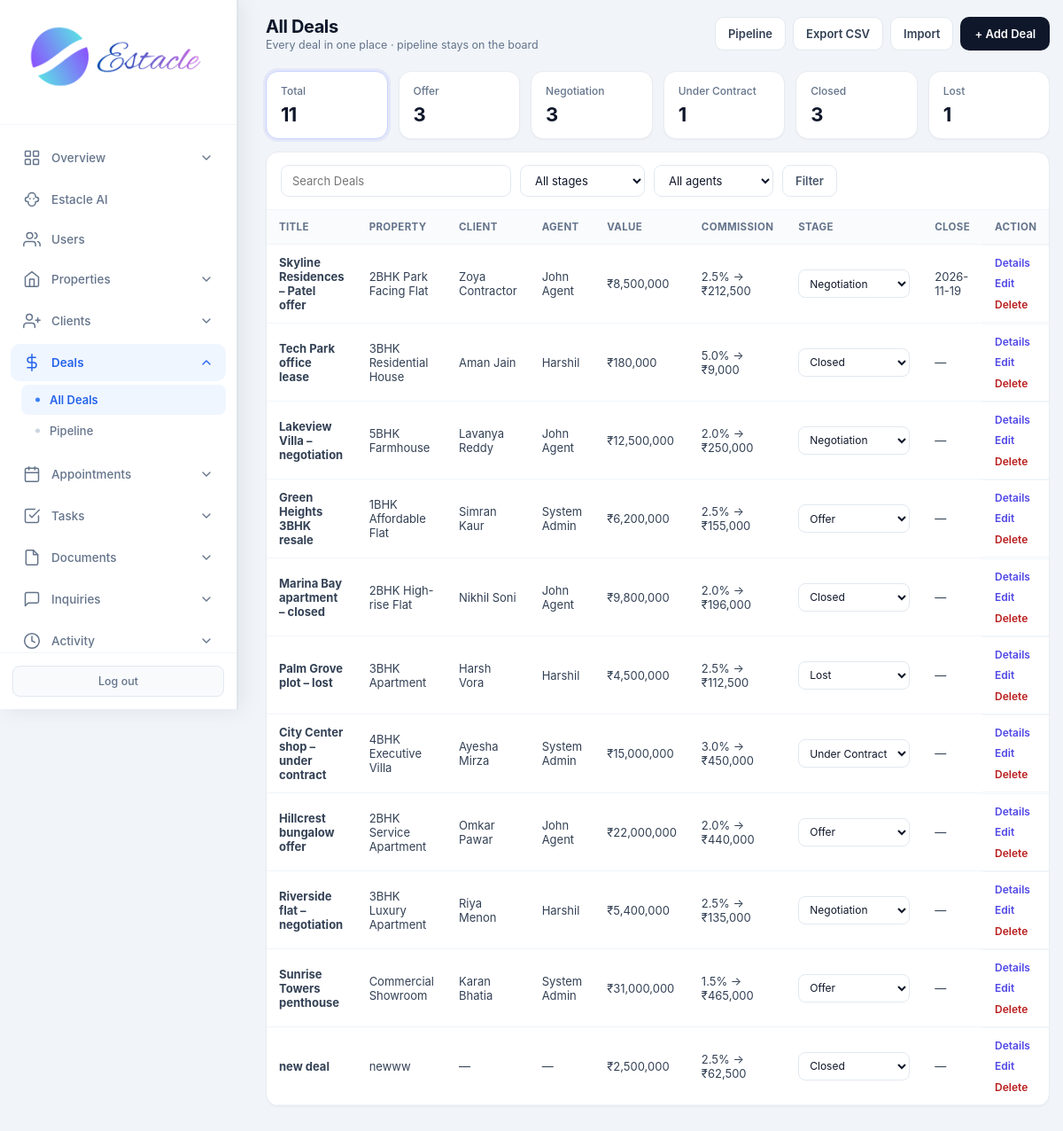
Page /admin/deals (signed in) on the committed database.
### tables this page shows
CREATE TABLE deals (
            id INTEGER PRIMARY KEY AUTOINCREMENT,
            title TEXT NOT NULL,
            property_id INTEGER,
            client_id INTEGER,
            agent_id INTEGER,
            stage TEXT DEFAULT 'offer',
            value REAL DEFAULT 0,
            commission_rate REAL DEFAULT 2.5,
            expected_close TEXT,
            notes TEXT,
            created_at TIMESTAMP DEFAULT CURRENT_TIMESTAMP,
            updated_at TIMESTAMP DEFAULT CURRENT_TIMESTAMP,
            FOREIGN KEY (property_id) REFERENCES properties (id),
            FOREIGN KEY (client_id) REFERENCES clients (id),
            FOREIGN KEY (agent_id) REFERENCES users (id)
        );

CREATE TABLE properties (
            id INTEGER PRIMARY KEY AUTOINCREMENT,
            title TEXT NOT NULL,
            description TEXT,
            price REAL NOT NULL,
            property_type TEXT NOT NULL,
            status TEXT DEFAULT 'available',
            address TEXT,
            city TEXT,
            state TEXT,
            zip_code TEXT,
            bedrooms INTEGER,
            bathrooms REAL,
            area_sqft REAL,
            agent_id INTEGER,
            created_at TIMESTAMP DEFAULT CURRENT_TIMESTAMP, category TEXT DEFAULT "sale", listing_type TEXT DEFAULT "sale", floor TEXT, carpet_area REAL, furnishing TEXT, parking TEXT, amenities TEXT, seller_name TEXT, seller_phone TEXT, monthly_rent REAL, security_deposit REAL, maintenance REAL, per_sqft REAL, latitude TEXT, longitude TEXT, photos TEXT, year_built TEXT, facing TEXT, videos TEXT,
            FOREIGN KEY (agent_id) REFERENCES users (id)
        );

CREATE TABLE clients (
            id INTEGER PRIMARY KEY AUTOINCREMENT,
            full_name TEXT NOT NULL,
            email TEXT,
            phone TEXT,
            status TEXT DEFAULT 'lead',
            notes TEXT,
            agent_id INTEGER,
            created_at TIMESTAMP DEFAULT CURRENT_TIMESTAMP, source TEXT, budget REAL, interest TEXT, preferred_city TEXT, address TEXT, updated_at TIMESTAMP, user_id INTEGER,
            FOREIGN KEY (agent_id) REFERENCES users (id)
        );

CREATE TABLE users (
            id INTEGER PRIMARY KEY AUTOINCREMENT,
            email TEXT UNIQUE NOT NULL,
            password TEXT NOT NULL,
            full_name TEXT NOT NULL,
            role TEXT NOT NULL CHECK(role IN ('admin', 'agent', 'customer')),
            phone TEXT,
            created_at TIMESTAMP DEFAULT CURRENT_TIMESTAMP,
            is_active INTEGER DEFAULT 1
        , avatar TEXT, last_seen TIMESTAMP, job_title TEXT, department TEXT, employee_id TEXT, license_no TEXT, commission_rate REAL, alt_phone TEXT, address TEXT, city TEXT, state TEXT, country TEXT, postal_code TEXT, notes TEXT, hire_date TEXT, timezone TEXT);

CREATE TABLE settings (
            key TEXT PRIMARY KEY,
            value TEXT
        );

### routes/admin/deals.py (the view)
@admin.route('/admin/deals')
@login_required
@role_required('admin')
def admin_deals():
    db = get_db()
    migrate_db()
    q = request.args.get('q', '').strip()
    agent_id = request.args.get('agent_id', '').strip()
    stage_filter = _normalize_stage(request.args.get('stage', '').strip()) if request.args.get('stage') else ''
    if request.args.get('stage') and stage_filter not in STAGES:
        stage_filter = ''
    all_rows = _deals_query(db, q='', agent_id='')
    stats = {st: sum(1 for r in all_rows if r['stage'] == st) for st in STAGES}
    stats['total'] = len(all_rows)
    rows = _deals_query(db, q=q, agent_id=agent_id, stage_filter=stage_filter)
    agents = db.execute(
        "SELECT id, full_name FROM users WHERE role IN ('admin','agent') AND is_active=1 ORDER BY full_name"
    ).fetchall()
    currency = get_setting('currency', 'INR')
    active_filters = sum(1 for v in (q, agent_id, stage_filter) if v)
    return render_template(
        'admin_deals.html',
        deals=rows,
        stats=stats,
        agents=agents,
        stages=STAGES,
        stage_labels=STAGE_LABELS,
        q=q,
        agent_id=agent_id,
        stage_filter=stage_filter,
        active_filters=active_filters,
        currency=currency,
        format_money=format_money,
    )

### core/db.py (called while the page is built)
def get_db():
    if 'db' not in g:
        g.db = sqlite3.connect(current_app.config['DATABASE'])
        g.db.row_factory = sqlite3.Row
    return g.db

### core/helpers.py (called while the page is built)
def login_required(f):
    @wraps(f)
    def decorated_function(*args, **kwargs):
        if 'user_id' not in session:
            flash('Please log in to access this page.', 'warning')
            return redirect(url_for('auth.login'))
        return f(*args, **kwargs)
    return decorated_function

def role_required(*roles):
    def decorator(f):
        @wraps(f)
        def decorated_function(*args, **kwargs):
            if 'user_id' not in session:
                flash('Please log in to access this page.', 'warning')
                return redirect(url_for('auth.login'))
            if session.get('role') not in roles:
                flash('You do not have permission to access this page.', 'danger')
                return redirect(url_for('auth.role_redirect'))
            return f(*args, **kwargs)
        return decorated_function
    return decorator

def get_setting(key, default=''):
    db = get_db()
    row = db.execute('SELECT value FROM settings WHERE key = ?', (key,)).fetchone()
    return row['value'] if row else default

def format_money(amount, currency=None):
    if amount is None:
        return '—'
    currency = currency or get_setting('currency', 'INR')
    symbols = {'USD': '$', 'INR': '₹', 'AED': 'AED '}
    sym = symbols.get(currency, currency + ' ')
    try:
        return f"{sym}{float(amount):,.0f}"
    except (TypeError, ValueError):
        return str(amount)

### routes/admin/deals.py (called while the page is built)
def _normalize_stage(st):
    st = (st or 'offer').strip().lower().replace(' ', '_')
    aliases = {
        'under contract': 'under_contract',
        'under-contract': 'under_contract',
        'won': 'closed',
        'sold': 'closed',
    }
    st = aliases.get(st, st)
    if st not in STAGES:
        st = 'offer'
    return st

### templates/admin_deals.html (shortened to what this page needs)
<!DOCTYPE html>
<html lang="en">
<head>
<link rel="stylesheet" href="{{ url_for('static', filename='css/admin.css') }}">
</head>
<body>
<div class="app-layout">
{% set active = 'deals' %}
{% include 'partials/admin_sidebar.html' %}
<main class="main-content">
  <header class="top-bar dash-top">
    <div>
      <h1 class="page-title">All Deals</h1>
      <p class="page-subtitle">Every deal in one place · pipeline stays on the board</p>
    </div>
    <div class="top-actions">
      <a href="{{ url_for('admin.admin_deals_pipeline') }}" class="btn-export">Pipeline</a>
      <a href="{{ url_for('admin.admin_export_deals') }}" class="btn-export">Export CSV</a>
      <a href="{{ url_for('admin.admin_add_deal') }}#import" class="btn-export">Import</a>
      <a href="{{ url_for('admin.admin_add_deal') }}" class="btn-create">+ Add Deal</a>
    </div>
  </header>
  <div class="page-wrap">
    <div class="stat-row">
      <a href="{{ url_for('admin.admin_deals') }}" class="stat-card kpi-soft {% if not stage_filter %}active-filter{% endif %}">
        <div class="kpi-label">Total</div>
        <div class="kpi-value">{{ stats.total }}</div>
      </a>
      {% for st in stages %}
      <a href="{{ url_for('admin.admin_deals', stage=st, q=q, agent_id=agent_id) }}" class="stat-card kpi-soft {% if stage_filter==st %}active-filter{% endif %}">
        <div class="kpi-label">{{ stage_labels[st] }}</div>
        <div class="kpi-value">{{ stats[st] }}</div>
      </a>
      {% endfor %}
    </div>
    <div class="panel-card">
      <div class="panel-toolbar">
        <form method="GET" action="{{ url_for('admin.admin_deals') }}" style="display:flex;flex-wrap:wrap;gap:10px;align-items:center;width:100%">
          <input type="search" name="q" value="{{ q }}" placeholder="Search Deals">
          <select name="stage">
            <option value="">All stages</option>
          </select>
          <select name="agent_id">
            <option value="">All agents</option>
          </select>
          <button type="submit" class="btn-filter">Filter</button>
        </form>
      </div>
      <div class="table-wrap">
        <table class="deals-table">
          <thead>
            <tr>
              <th>Title</th>
              <th>Property</th>
              <th>Client</th>
              <th>Agent</th>
              <th>Value</th>
              <th>Commission</th>
              <th>Stage</th>
              <th>Close</th>
              <th>Action</th>
            </tr>
          </thead>
          <tbody>
            {% for d in deals %}
            <tr>
              <td><strong><a href="{{ url_for('admin.admin_deal_detail', deal_id=d.id) }}" style="color:inherit;text-decoration:none">{{ d.title }}</a></strong></td>
              <td>{{ d.property_title or '—' }}</td>
              <td>{{ d.client_name or '—' }}</td>
              <td>{{ d.agent_name or '—' }}</td>
              <td>{{ format_money(d.value or 0, currency) }}</td>
              <td>{{ d.commission_rate or 0 }}% → {{ format_money(d.commission_amount or 0, currency) }}</td>
              <td>
                <form method="POST" action="{{ url_for('admin.admin_deal_stage', deal_id=d.id) }}" style="margin:0">
                  <select name="stage" class="stage-select" onchange="this.form.submit()">
                    {% for s in stages %}
                    <option value="{{ s }}" {% if d.stage==s %}selected{% endif %}>{{ stage_labels[s] }}</option>
                    {% endfor %}
                  </select>
                </form>
              </td>
              <td>{{ d.expected_close or '—' }}</td>
              <td class="actions-cell">
                <a class="btn-sm" href="{{ url_for('admin.admin_deal_detail', deal_id=d.id) }}">Details</a>
                <a class="btn-sm" href="{{ url_for('admin.admin_edit_deal', deal_id=d.id) }}">Edit</a>
                <form method="POST" action="{{ url_for('admin.admin_delete_deal', deal_id=d.id) }}" style="margin:0" onsubmit="return confirm('Delete this deal?');">
                  <button type="submit" class="btn-sm danger">Delete</button>
                </form>
              </td>
            </tr>
            {% else %}
            <tr><td colspan="9" class="empty">No deals yet — add one to get started</td></tr>
            {% endfor %}
          </tbody>
        </table>
      </div>
    </div>
  </div>
</main>
</div>
</body>
</html>

### static/css/admin.css (style rules this page uses)
* { margin: 0; padding: 0; box-sizing: border-box; }
body { font-family: -apple-system, BlinkMacSystemFont, 'Segoe UI', Roboto, 'Helvetica Neue', Arial, sans-serif; background: #f1f5f9; color: #0f172a; min-height: 100vh; }
.app-layout { display: flex; min-height: 100vh; }
.main-content { flex: 1; margin-left: 268px; min-height: 100vh; }
.top-bar { background: white; padding: 18px 32px; border-bottom: 1px solid #e2e8f0; display: flex; justify-content: space-between; align-items: center; }
.page-title { font-family: 'Inter', sans-serif; font-size: 22px; font-weight: 700; letter-spacing: -0.4px; color: #0f172a; }
.page-subtitle { font-size: 13px; color: #64748b; margin-top: 2px; font-weight: 400; }
.stat-card { background: white; border-radius: 14px; padding: 20px; display: flex; align-items: center; gap: 14px; border: 1px solid #e2e8f0; box-shadow: 0 1px 2px rgba(0,0,0,0.03); transition: box-shadow 0.2s ease; }
.table-wrap { overflow-x: auto; }
table { width: 100%; border-collapse: collapse; font-size: 13.5px; }
th { text-align: left; padding: 11px 16px; background: #f8fafc; color: #64748b; font-weight: 600; font-size: 11.5px; text-transform: uppercase; letter-spacing: 0.4px; }
td { padding: 12px 16px; border-top: 1px solid #f1f5f9; color: #334155; }
.btn-sm { padding: 5px 11px; border-radius: 6px; font-size: 12px; font-weight: 600; border: none; cursor: pointer; font-family: inherit; }
.actions-cell { display: flex; gap: 6px; align-items: center; flex-wrap: wrap; }
html { scrollbar-gutter: stable; }
.app-layout > :not(.sidebar):not(script):not(style) { animation: estacle-page-in 200ms cubic-bezier(0.22, 0.61, 0.36, 1) backwards; }

### rows in the picture
deals: stage "Negotiation", id "3", title "Lakeview Villa – negotiation", title "5BHK Farmhouse", full_name "Lavanya Reddy", full_name "John Agent", value.value "₹12,500,000", commission_rate "2.0", expected_close "—"
deals: title "Skyline Residences – Patel offer", title "2BHK Park Facing Flat", full_name "Zoya Contractor", full_name "John Agent", value.value "₹8,500,000", commission_rate "2.5", stage "Negotiation", expected_close "2026-11-19"
settings: value "₹212,500", value "₹9,000", value "₹250,000", value "₹155,000", value "₹196,000", value "₹112,500", value "₹450,000", value "₹440,000", value "₹135,000", value "₹465,000", value "₹62,500"
deals: title "Tech Park office lease", title "3BHK Residential House", full_name "Aman Jain", full_name "Harshil", value.value "₹180,000", commission_rate "5.0", stage "Closed", expected_close "—"
deals: title "Green Heights 3BHK resale", title "1BHK Affordable Flat", full_name "Simran Kaur", full_name "System Admin", value.value "₹6,200,000", commission_rate "2.5", stage "Offer", expected_close "—"
deals: title "Marina Bay apartment – closed", title "2BHK High-rise Flat", full_name "Nikhil Soni", full_name "John Agent", value.value "₹9,800,000", commission_rate "2.0", stage "Closed", expected_close "—"
deals: title "Palm Grove plot – lost", title "3BHK Apartment", full_name "Harsh Vora", full_name "Harshil", value.value "₹4,500,000", commission_rate "2.5", stage "Lost", expected_close "—"
deals: title "City Center shop – under contract", title "4BHK Executive Villa", full_name "Ayesha Mirza", full_name "System Admin", value.value "₹15,000,000", commission_rate "3.0", stage "Under Contract", expected_close "—"
deals: title "Hillcrest bungalow offer", title "2BHK Service Apartment", full_name "Omkar Pawar", full_name "John Agent", value.value "₹22,000,000", commission_rate "2.0", stage "Offer", expected_close "—"
deals: title "Riverside flat – negotiation", title "3BHK Luxury Apartment", full_name "Riya Menon", full_name "Harshil", value.value "₹5,400,000", commission_rate "2.5", stage "Negotiation", expected_close "—"
deals: title "Sunrise Towers penthouse", title "Commercial Showroom", full_name "Karan Bhatia", full_name "System Admin", value.value "₹31,000,000", commission_rate "1.5", stage "Offer", expected_close "—"
deals: title "new deal", title "newww", client_name "—", agent_name "—", value.value "₹2,500,000", commission_rate "2.5", stage "Closed", expected_close "—"

### other values in the picture
{{ stats.total }} "11"
{{ stage_labels[st] }} "Offer" "Under Contract" "Closed" "Lost"
{{ stats[st] }} "3" "1" "3" "1"
